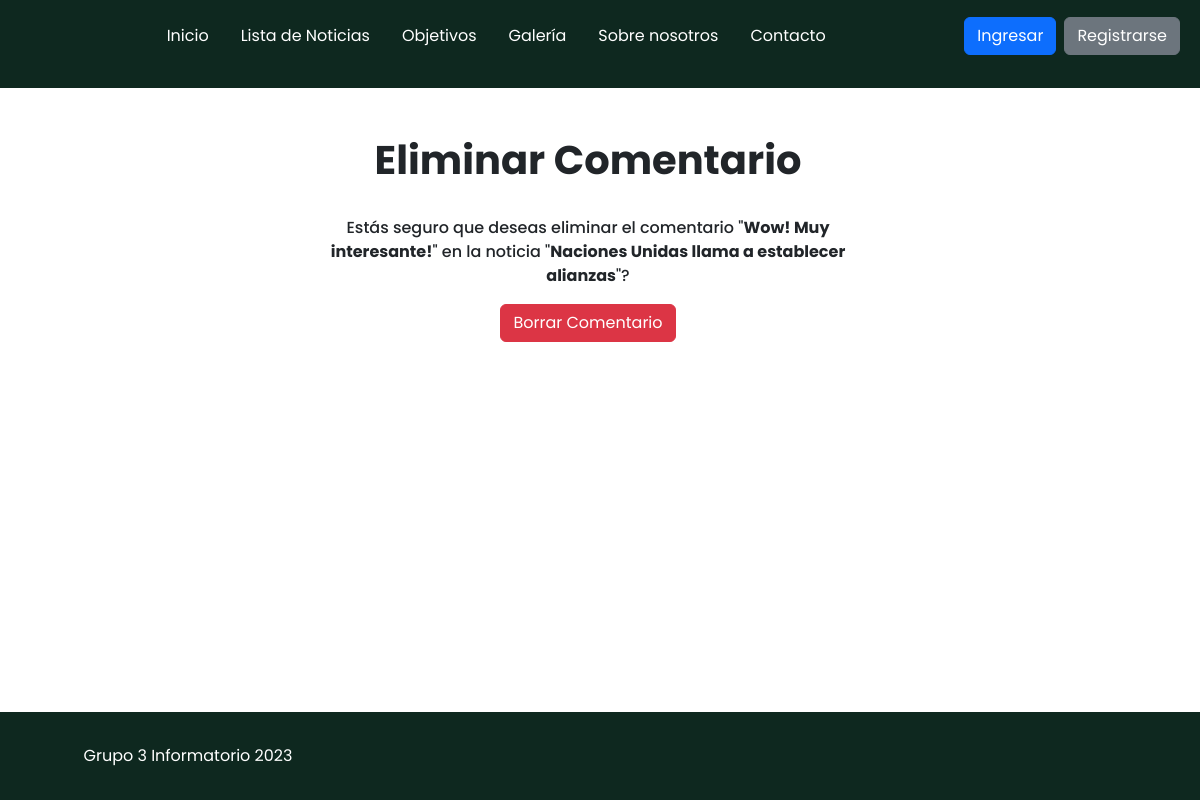
The app's page /comentarios/eliminar_comentario/1/ with its own data.
### apps/comentarios/models.py (models this page shows, shortened)
class Comentario(models.Model):
    fecha_publicacion = models.DateTimeField("created at", auto_now_add=True)
    fecha_modificacion = models.DateTimeField("modified at", auto_now=True)
    texto = models.TextField(max_length=1000)
    autor = models.ForeignKey(User, default="", on_delete=models.CASCADE)
    noticia = models.ForeignKey(Noticia, default="", on_delete=models.CASCADE)

### apps/noticias/models.py (models this page shows, shortened)
class Noticia(models.Model):
    titulo = models.CharField(default="",max_length=200)
    contenido = models.TextField(default="")
    fecha_publicacion = models.DateTimeField("created at",auto_now_add=True)
    fecha_modificacion = models.DateTimeField("modified at",auto_now=True)
    autor=models.ForeignKey(User,default="",on_delete=models.CASCADE)
    categoria = models.ForeignKey(Categoria,default="", on_delete=models.CASCADE)
    imagen = models.ImageField(default="",upload_to="noticias")
    def __str__(self):
        return self.titulo

### apps/comentarios/views.py (the view, shortened to what this page needs)
# urls.py: path('eliminar_comentario/<int:pk>/', views.BorrarComentario.as_view(), name='eliminar_comentario'),
class BorrarComentario(DeleteView):
    model = Comentario

### templates/comentarios/comentario_confirm_delete.html (shortened to what this page needs)
{% extends 'inicio.html' %} {% block contenido %}
<main role="main">
  <div class="container">
    <div class="row mt-3">
      <div class="col-md-10 mx-auto mb-5">
        <h1 class="fw-bold text-center">Eliminar Comentario</h1>
        <form
          method="post"
          class="loginform p-4 d-flex align-items-center flex-column text-center"
        >
          <p class="fw-medium col-12 col-md-8">Estás seguro que deseas eliminar el comentario "<span class="fw-bold">{{ object.texto }}</span>" en la noticia "<span class="fw-bold">{{ object.noticia }}</span>"?</p>
          <button type="submit" class="btn btn-danger">
            Borrar Comentario
          </button>
        </form>
      </div>
    </div>
  </div>
</main>
{% endblock contenido %}

### static/css/estilos.css (style rules this page uses)
body { font-family: "Poppins", sans-serif !important; display: block; height: 100vh !important; -ms-overflow-style: none; scrollbar-width: none; }

### records on screen
Comentario: texto "Wow! Muy interesante!", noticia "Naciones Unidas llama a establecer alianzas"
